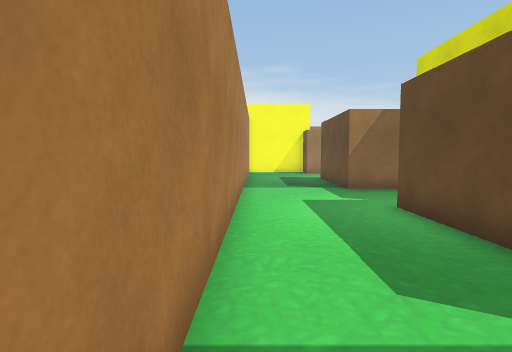
[1] (above)

24 first-person views from a walk through a 3-D level made in the Unity game engine. The camera is 1.3 m above the floor, tilts 4° down and sees 80° across. The floor is counted in squares, 1 m on a side. Each view is taken from the middle of a square. On the plan, view 1 faces up. The plan holds only what a view shows up to about 14 squares ahead; the rest is blank. The place goes on beyond the plan. The player character is not drawn.

[2]
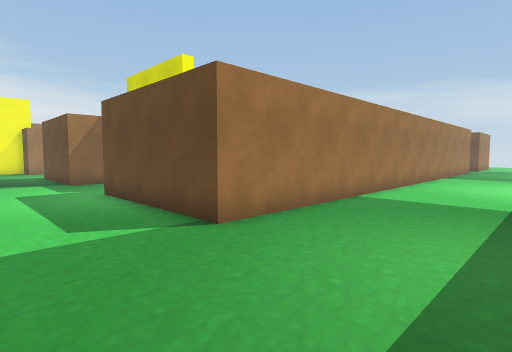

[3]
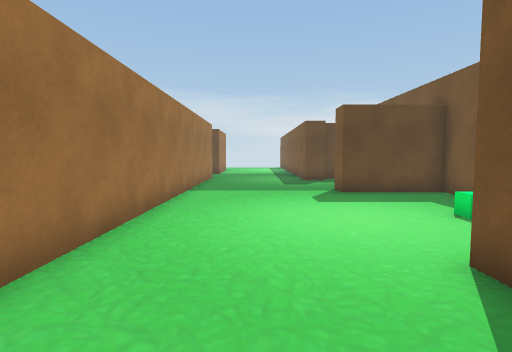

[4]
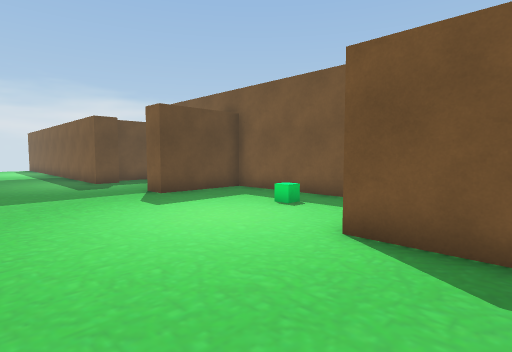

[5]
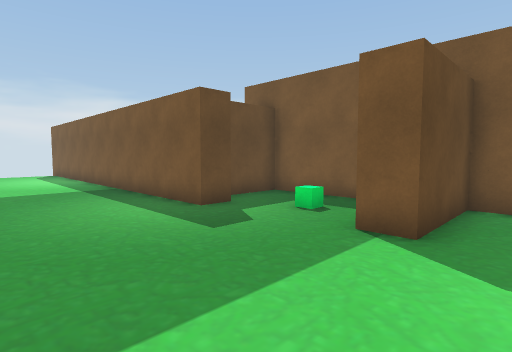

[6]
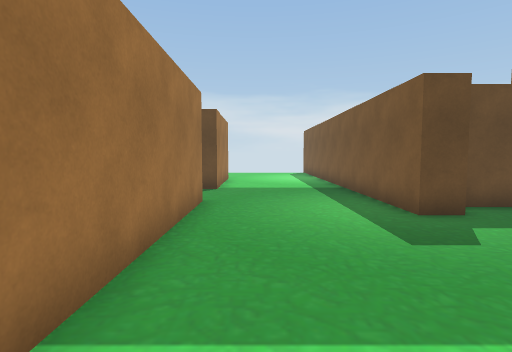

[7]
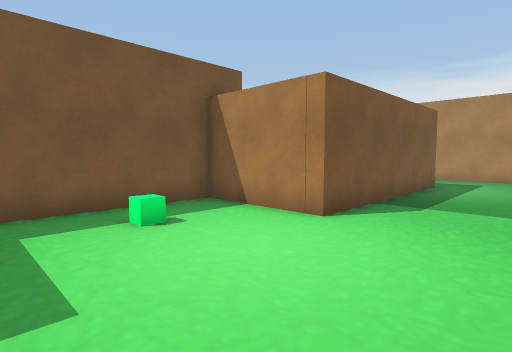

[8]
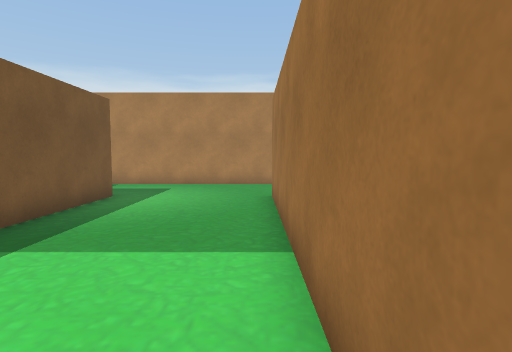

[9]
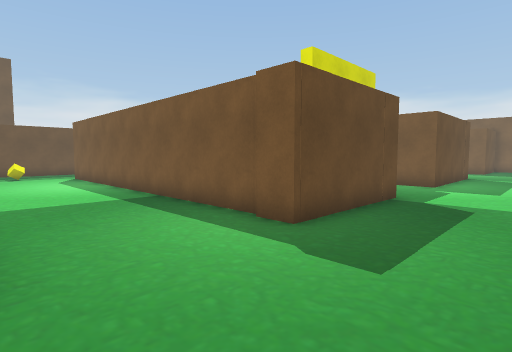

[10]
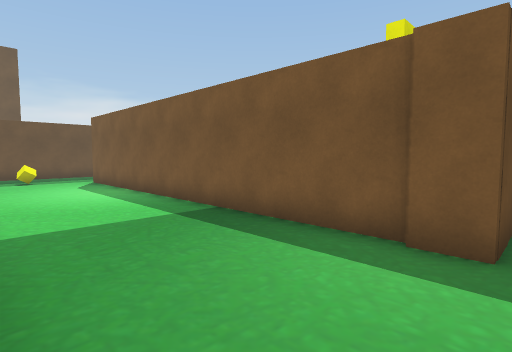

[11]
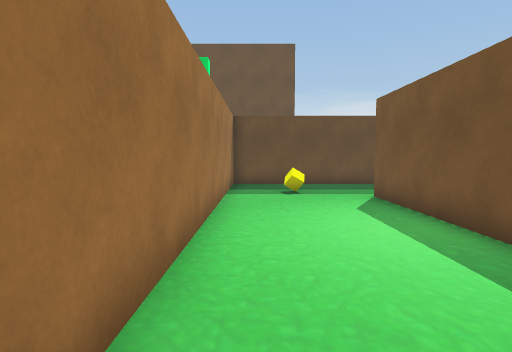

[12]
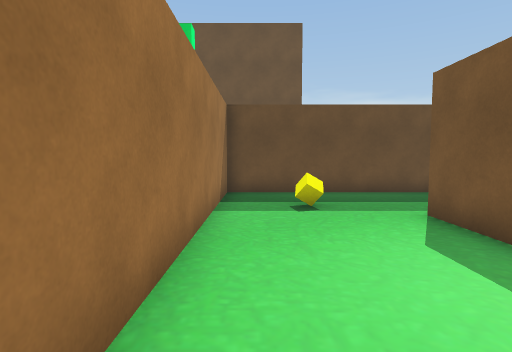

[13]
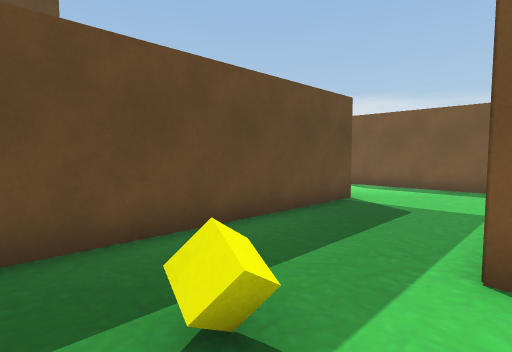

[14]
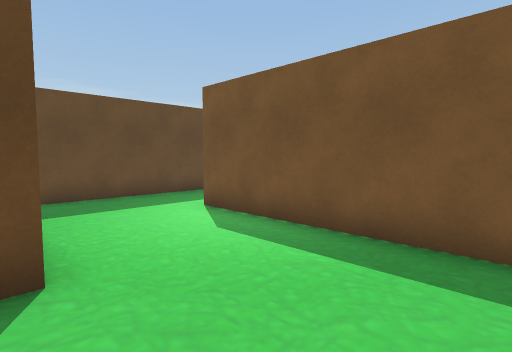

[15]
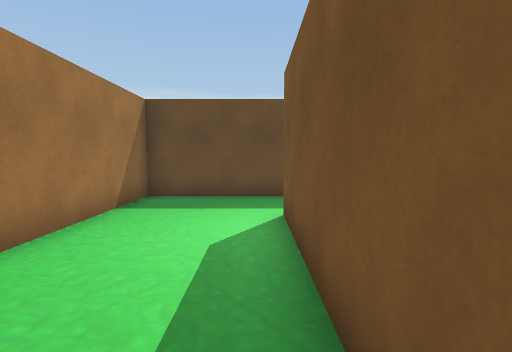

[16]
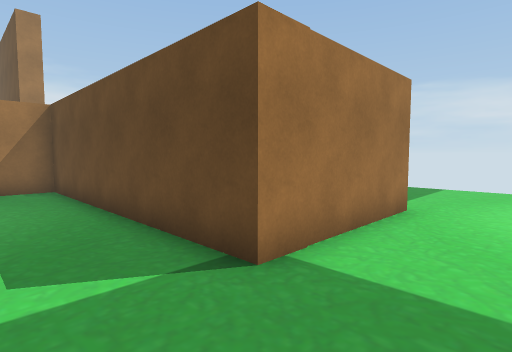

[17]
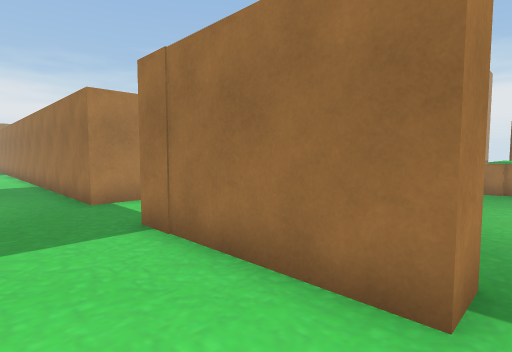

[18]
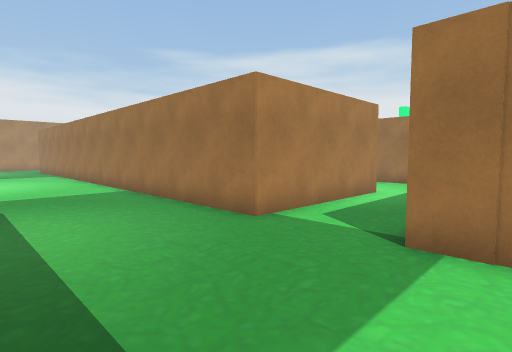

[19]
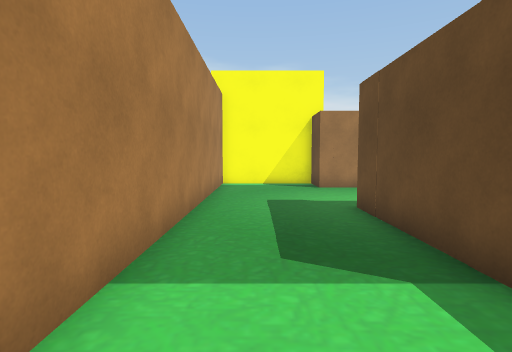

[20]
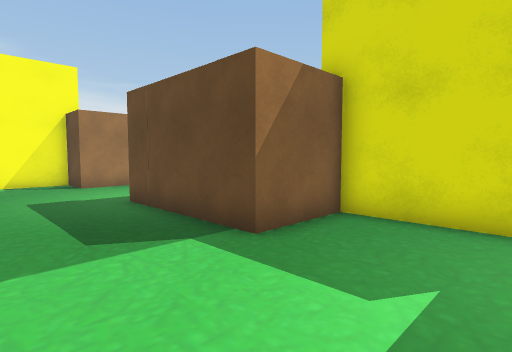

[21]
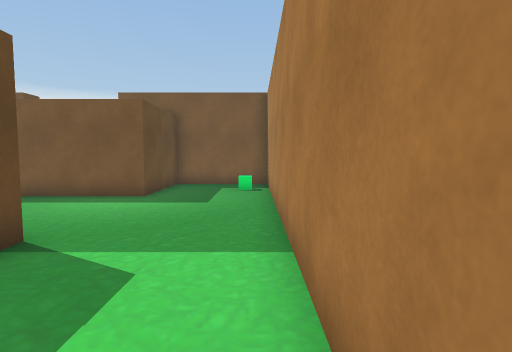

[22]
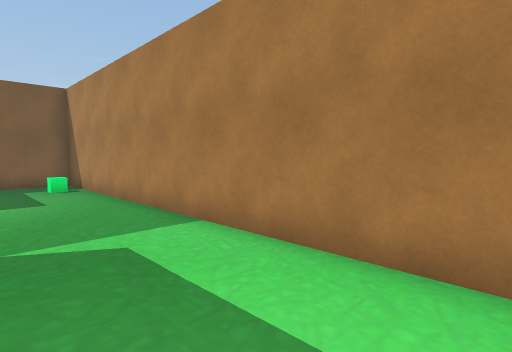

[23]
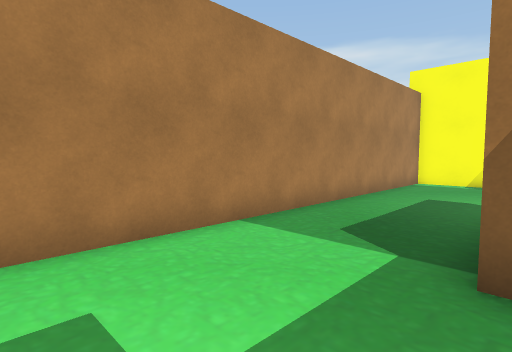

[24]
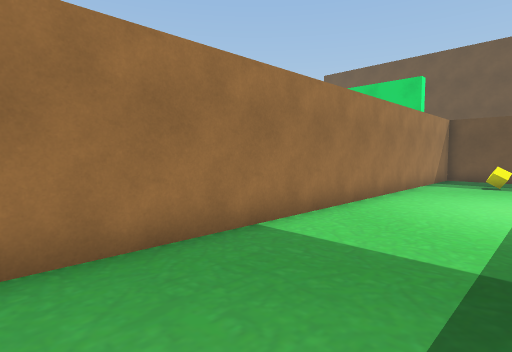

### Floor plan
Points are (right, up) in squares from view 1. A wall is a line through its corners. A room is listed if a view was taken in it or the views show most of it. See-through windows are left out.
Room 1 (views 1, 2, 3, 4, 5, 6, 7, 8, 9, 10, 11, 12, 13, 14, 15, 16, 17, 18, 19, 20, 21, 22, 23, 24)
walls: (19.2, 7.4) (25.5, 7.4) (25.5, 1.5) (3.5, 1.5) (3.5, 7.4) (5, 7.4); (6.2, 8.5) (6.2, 11.4) (3.5, 11.4) (3.5, 16.5) (4.5, 16.5); (23.5, -4.6) (23.5, -3.5) (32.4, -3.5); (21.2, -7.5) (24.5, -7.5) (24.5, -5.1); (22.5, 11.4) (22.5, 21) (3.5, 21) (3.5, 22.8) (-0.5, 22.8) (-0.5, -7.5) (3.5, -7.5) (3.5, -3.5) (11.5, -3.5) (11.5, -7.5) (18.5, -7.5) (18.5, -4) (19.5, -4); (4.5, 16.3) (18.6, 16.3); (33.5, 1.5) (28.5, 1.5) (28.5, 11.4) (23, 11.4)
ways out: opening at (34, 2)
objects: green cube (0, -5); green cube (14, -6); yellow cube (20, 19); green cube (21, -5)

Positions as (right, up) in squares from view 1, and headings:
1: (0, 0), facing up
2: (0, -3), facing up-right
3: (8, -1), facing right
4: (9, 1), facing down-right
5: (17, 1), facing down-right
6: (17, 0), facing right
7: (17, 0), facing down-left
8: (13, 1), facing left
9: (0, 21), facing down-right
10: (3, 21), facing down-right
11: (9, 20), facing right
12: (12, 20), facing right
13: (18, 20), facing down-right
14: (19, 12), facing down-right
15: (19, 8), facing right
16: (26, -1), facing up-right
17: (34, -1), facing up-left
18: (30, -3), facing up-left
19: (1, 9), facing up
20: (0, 8), facing up-right
21: (0, 6), facing down
22: (3, 7), facing down-left
23: (4, 8), facing up-left
24: (5, 17), facing up-right
